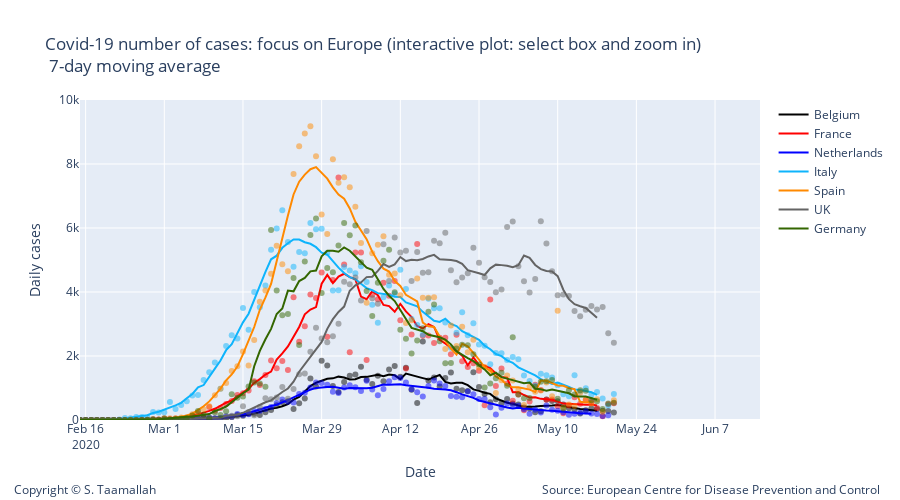

Notebook code cell kept with this figure:
### Code cell
# Add traces
trace1 = go.Scatter(
        x=df_belgium.index, 
        y=df_belgium['cases'],
        mode='markers',
        name='Belgium daily cases',
        line_color='rgba(0, 0, 0, 0.5)',
        showlegend=False,
)

trace11 = go.Scatter(
        x=df_belgium.index, 
        y=smooth_belgium,
        mode='lines',
        name='Belgium',
        line_color='rgba(0, 0, 0, 1)',
)


trace3 = go.Scatter(
        x=df_netherlands.index, 
        y=df_netherlands['cases'],
        mode='markers',
        name='Netherlands',
        line_color='rgba(0, 0, 255, .5)',
    showlegend=False,
)

trace33 = go.Scatter(
        x=df_netherlands.index, 
        y=smooth_netherlands,
        mode='lines',
        name='Netherlands',
        line_color='rgba(0, 0, 255, 1)',
)


data2 = [trace1,trace11, trace2, trace22, trace3, trace33, trace4, trace44, trace5, trace55, trace6, trace66, trace7, trace77]


layout2 = go.Layout(
    title="Covid-19 number of cases: focus on Europe (interactive plot: select box and zoom in) <br> 7-day moving average",
    width=900,
    height=500,
    
    # Top left
    xaxis=dict(
        title='Date',
        range=['2020-02-15', '2020-06-15'],
    ),
    yaxis=dict(
        title='Daily cases',
        #type='log',
        range=[0,10000],
        anchor='x'
    ),
    
      annotations=[
        dict(
            x=1.18,
            y=-0.25,
            showarrow=False,
            text='Source: European Centre for Disease Prevention and Control',
            xref='paper',
            yref='paper'
        ),
        
        dict(
            x=-0.1,
            y=-0.25,
            showarrow=False,
            text='Copyright © S. Taamallah ',
            xref='paper',
            yref='paper'
        )
    ],
    
)

fig = go.Figure(data=data2, layout=layout2)
fig.show()
from plotly.offline import plot
plot(fig, filename="STaamallah_covid19_analysis_chart_1bis_20200503.html", auto_open = False)

### Figure 1 — Plotly figure (JSON) as saved in the notebook; plotly's stock layout.template omitted (floating-point values rounded to 4 significant figures; data arrays with more than 128 entries replaced by an {"elided": "..."} marker saying what was removed)
{"data": [{"line": {"color": "rgba(0, 0, 0, 0.5)"}, "mode": "markers", "name": "Belgium daily cases", "showlegend": false, "type": "scatter", "x": {"elided": "142 str values"}, "y": {"elided": "142 int values"}}, {"line": {"color": "rgba(0, 0, 0, 1)"}, "mode": "lines", "name": "Belgium", "type": "scatter", "x": {"elided": "142 str values"}, "y": {"elided": "142 int values"}}, {"line": {"color": "rgba(256, 0, 0, .5)"}, "mode": "markers", "name": "France", "showlegend": false, "type": "scatter", "x": {"elided": "142 str values"}, "y": {"elided": "142 int values"}}, {"line": {"color": "rgba(256, 0, 0, 1)"}, "mode": "lines", "name": "France", "type": "scatter", "x": {"elided": "142 str values"}, "y": {"elided": "142 float values"}}, {"line": {"color": "rgba(0, 0, 255, .5)"}, "mode": "markers", "name": "Netherlands", "showlegend": false, "type": "scatter", "x": {"elided": "141 str values"}, "y": {"elided": "141 int values"}}, {"line": {"color": "rgba(0, 0, 255, 1)"}, "mode": "lines", "name": "Netherlands", "type": "scatter", "x": {"elided": "141 str values"}, "y": {"elided": "141 int values"}}, {"line": {"color": "rgba(14, 180, 252, .5)"}, "mode": "markers", "name": "Italy", "showlegend": false, "type": "scatter", "x": {"elided": "142 str values"}, "y": {"elided": "142 int values"}}, {"line": {"color": "rgba(14, 180, 252, 1)"}, "mode": "lines", "name": "Italy", "type": "scatter", "x": {"elided": "142 str values"}, "y": {"elided": "142 int values"}}, {"line": {"color": "rgba(255, 137, 0, .5)"}, "mode": "markers", "name": "Spain", "showlegend": false, "type": "scatter", "x": {"elided": "141 str values"}, "y": {"elided": "141 int values"}}, {"line": {"color": "rgba(255, 137, 0, 1)"}, "mode": "lines", "name": "Spain", "type": "scatter", "x": {"elided": "141 str values"}, "y": {"elided": "141 int values"}}, {"line": {"color": "rgba(100, 100, 100, .5)"}, "mode": "markers", "name": "UK", "showlegend": false, "type": "scatter", "x": {"elided": "142 str values"}, "y": {"elided": "142 int values"}}, {"line": {"color": "rgba(100, 100, 100, 1)"}, "mode": "lines", "name": "UK", "type": "scatter", "x": {"elided": "142 str values"}, "y": {"elided": "142 int values"}}, {"line": {"color": "rgba(51, 102, 0, .5)"}, "mode": "markers", "name": "Germany", "showlegend": false, "type": "scatter", "x": {"elided": "142 str values"}, "y": {"elided": "142 int values"}}, {"line": {"color": "rgba(51, 102, 0, 1)"}, "mode": "lines", "name": "Germany", "type": "scatter", "x": {"elided": "142 str values"}, "y": {"elided": "142 int values"}}], "layout": {"annotations": [{"showarrow": false, "text": "Source: European Centre for Disease Prevention and Control", "x": 1.18, "xref": "paper", "y": -0.25, "yref": "paper"}, {"showarrow": false, "text": "Copyright © S. Taamallah ", "x": -0.1, "xref": "paper", "y": -0.25, "yref": "paper"}], "height": 500, "title": {"text": "Covid-19 number of cases: focus on Europe (interactive plot: select box and zoom in) <br> 7-day moving average"}, "width": 900, "xaxis": {"range": ["2020-02-15", "2020-06-15"], "title": {"text": "Date"}, "type": "date"}, "yaxis": {"anchor": "x", "range": [0, 10000], "title": {"text": "Daily cases"}, "type": "linear"}}}
